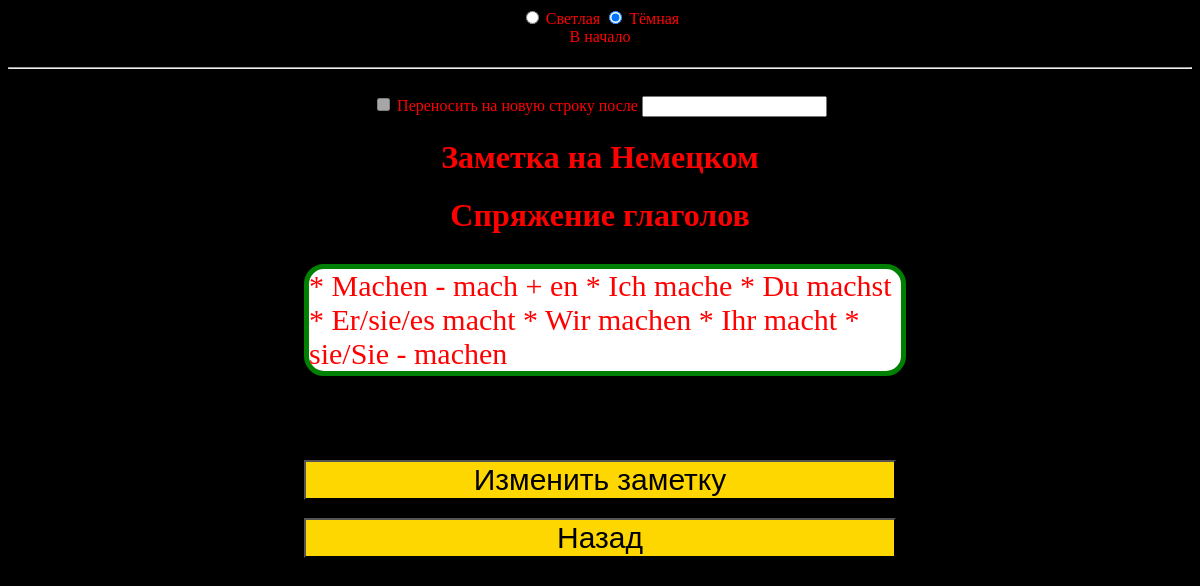
The page /langs_notes/DE/show_note/9/ on the database its author committed.
### tables this page shows
CREATE TABLE notes (
                                                            id integer primary key autoincrement,
                                                            title text,
                                                            content text,
                                                            lang varchar(2),
                                                            date_to_add datetime default current_timestamp
                                                        );

### app.py (the view)
@app.route('/langs_notes/<lang>/show_note/<note_id>/', methods=['GET'])
def show_note(lang: str, note_id: str):
  _id = int(note_id)
  msg = ''
  note_title, note_content = '', ''
  db = help_funcs.connect_to_db()
  note_info = db.query_execute(queries.SELECT_NOTE_BY_ID, params=(_id,), is_fetch_one=True)
  if note_info is None:
    msg = f'Заметка с id = {_id} не найдена!'
  else:
    _, note_title, note_content, _, _ = note_info
  return render_template('show_note.html', note_title=note_title, note_content=note_content,
                         msg=msg, note_lang_name=ForeignLang.get_lang_by_code(lang, word_end='ком'))

### database/database.py (called while the page is built)
	def create_table(self, table_name: str, fields: Dict[str, str]):
		fields_str = '( '
		for field_name, field_type in fields.items():
			fields_str += field_name + ' ' + field_type + ', '
		fields_str = fields_str[:len(fields_str) - 2]
		fields_str += ');'
		query = f'CREATE TABLE IF NOT EXISTS {table_name}{fields_str}'
		self.__cursor.execute(query)
		self.__coon.commit()

	def query_execute(self, query: str, params: Union[List[Iterable], tuple] = None, is_ext=False, is_fetch_one=False, is_fetch_all=False):
		if is_ext:
			func = self.__cursor.executemany
		else:
			func = self.__cursor.execute
		if params:
			func(query, params)
		else:
			func(query)
		if is_fetch_one:
			data = self.__cursor.fetchone()
			return data
		elif is_fetch_all:
			data = self.__cursor.fetchall()
			return data
		else:
			self.__coon.commit()

	def __del__(self):
		self.__cursor.close()
		self.__coon.close()

### foreign_lang.py (called while the page is built)
	@staticmethod
	def get_lang_by_code(code: str, word_end=None) -> Union[str, None]:
		for _lang in ForeignLang:
			if code == _lang.name:
				val = _lang.value
				return val if word_end is None else (val[:-len(word_end)] + word_end) if val.endswith('кий') else val
		return None

### help_funcs.py (called while the page is built)
def connect_to_db(db_name: str = config.PATH_TO_DB) -> database.DB:
	db = database.DB(db_name)
	return db

### templates/show_note.html (shortened to what this page needs)
<!DOCTYPE html>
<html lang="en">
<head>
    <link rel="stylesheet" href="{{ url_for('static', filename='css/index.css') }}">
</head>
<body>
    <div class="container">
        {% include 'theme.html' %}
        <hr><br>
        <input type="checkbox" id="new-line-chk" disabled onclick="splitText(newLineSymbolInput.value, this.checked);">
        <label for="new-line-chk">Переносить на новую строку после</label>
        <input type="text" id="new-line-symbol-input">
        <h1>Заметка на {{note_lang_name}}</h1>
        <h1>{{note_title}}</h1>
        <p id="note-content-tag" class="note-content">{{note_content}}</p>
        <br><br><br>
        <button onclick="window.location.href = window.location.href.replace('show_note', 'change_note');">Изменить заметку</button><br>
        <br>
        <a href="../../"><button>Назад</button></a>
    </div>
</body>
</html>

### static/css/index.css (style rules this page uses)
body { background: black; }
.container { color: red; text-align: center; }
a { text-decoration:none; color: black; }

### templates/show_note.html (style rules this page uses)
.note-content { background: white; width: 50%; margin-left: 25%; font-family: 'Times New Roman', 'Verdana', sans-serif; font-size: 30px; border: 5px solid green; border-radius: 20px; text-align: left; }

### rows shown on the page
notes: title "Спряжение глаголов", content "* Machen - mach + en * Ich mache * Du machst * Er/sie/es macht * Wir machen * Ihr macht * sie/Sie - machen"

### other values the page prints
{{ note_lang_name }} "Немецком"
